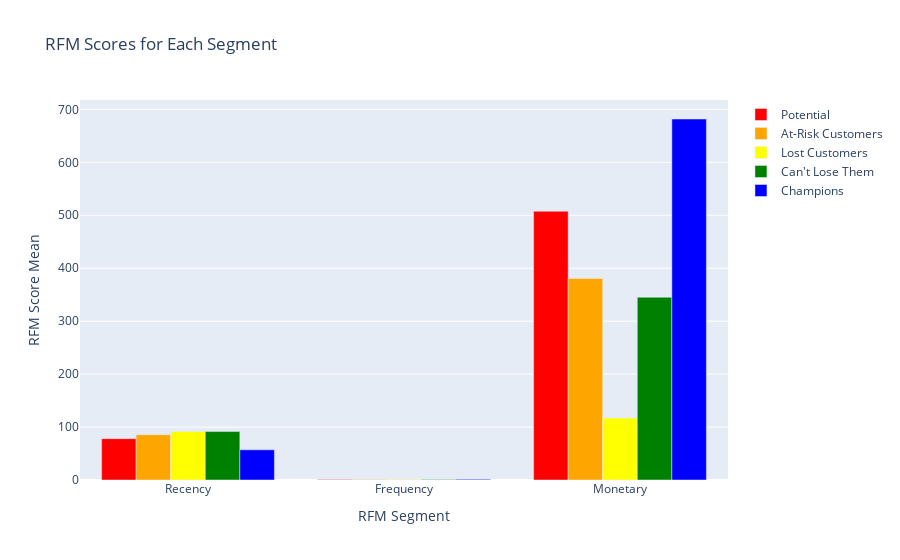

Write notebook code for a chart like this one.
### Code cell
# Define the colors for each segment
colors = ['red', 'orange', 'yellow', 'green', 'blue', 'purple']

# Create a bar chart of the RFM scores for each segment
fig = go.Figure()
for i, segment in enumerate(data['RFM Customer Segments'].unique()):
    segment_data = data[data['RFM Customer Segments'] == segment]
    fig.add_trace(go.Bar(x=['Recency', 'Frequency', 'Monetary'], y=[segment_data['Recency'].mean(), segment_data['Frequency'].mean(), segment_data['Monetary'].mean()], name=segment, marker_color=colors[i]))
fig.update_layout(title='RFM Scores for Each Segment', xaxis_title='RFM Segment', yaxis_title='RFM Score Mean')
fig.show()

### Figure 1 — Plotly figure (JSON) as saved in the notebook; plotly's stock layout.template omitted (floating-point values rounded to 4 significant figures)
{"data": [{"marker": {"color": "red"}, "name": "Potential", "type": "bar", "x": ["Recency", "Frequency", "Monetary"], "y": [78.06, 1.008, 507.6]}, {"marker": {"color": "orange"}, "name": "At-Risk Customers", "type": "bar", "x": ["Recency", "Frequency", "Monetary"], "y": [85.57, 1, 380.6]}, {"marker": {"color": "yellow"}, "name": "Lost Customers", "type": "bar", "x": ["Recency", "Frequency", "Monetary"], "y": [91.63, 1, 117.0]}, {"marker": {"color": "green"}, "name": "Can't Lose Them", "type": "bar", "x": ["Recency", "Frequency", "Monetary"], "y": [91.49, 1, 345.2]}, {"marker": {"color": "blue"}, "name": "Champions", "type": "bar", "x": ["Recency", "Frequency", "Monetary"], "y": [57.0, 1.195, 681.8]}], "layout": {"title": {"text": "RFM Scores for Each Segment"}, "xaxis": {"title": {"text": "RFM Segment"}}, "yaxis": {"title": {"text": "RFM Score Mean"}}}}
